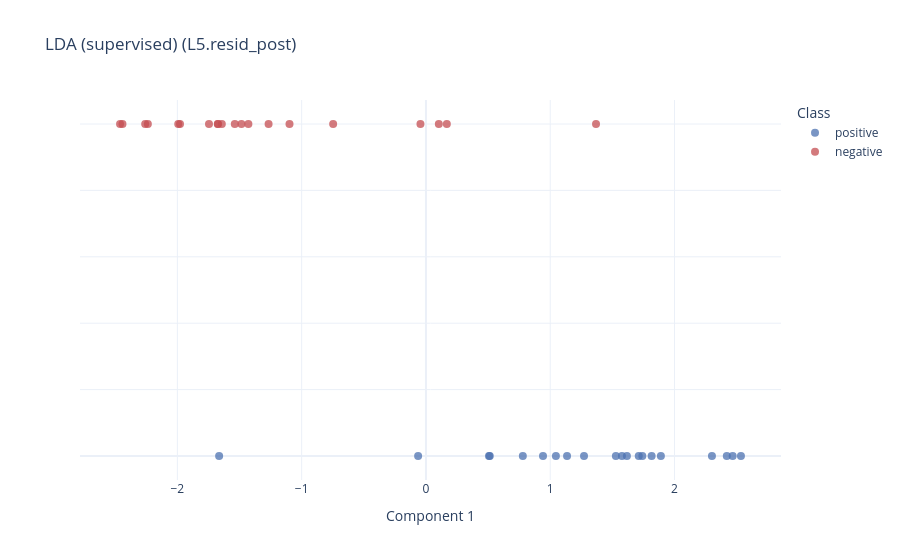

The notebook cell saved with this chart:
### Markdown cell above
## 4. Look at the structure the probe found

Accuracy tells you the concept is readable. It does not show you what the
activations look like. `plot_activation_projection` reduces one layer's
activations to a couple of dimensions and scatters them by class.

It is not auto-dispatched by `Plot`, because it needs you to choose a layer and a
reducer. You supply any scikit-learn-style reducer, so the choice of method stays
yours.

**LDA** is supervised: it finds the axis that best separates the labels. One
component is enough, so the classes are fanned out vertically only to keep the
points from overlapping.

### Code cell
from sklearn.discriminant_analysis import LinearDiscriminantAnalysis

from murano.plotting import plot_activation_projection, save_figure

store = results[keys.RECORD]

fig = plot_activation_projection(
    store,
    probe.best_layer,
    LinearDiscriminantAnalysis(n_components=1),
    label_names=dataset.label_names,
    title="LDA (supervised)",
)
save_figure(fig, f"{OUTPUT_DIR}/plots/projection_lda.png")
fig

### Figure 1 — Plotly figure (JSON) as saved in the notebook; plotly's stock layout.template omitted (floating-point values rounded to 4 significant figures)
{"data": [{"customdata": [0, 1, 2, 3, 4, 5, 6, 7, 8, 9, 10, 11, 12, 13, 14, 15, 16, 17, 18, 19], "hovertemplate": "positive<br>example %{customdata}<extra></extra>", "marker": {"color": "#4c72b0", "opacity": 0.75, "size": 8}, "mode": "markers", "name": "positive", "type": "scatter", "x": [1.816, 2.468, -0.06295, 1.712, 0.5137, 0.9418, 1.577, 1.617, 0.5071, 1.89, 2.301, 0.7796, 2.421, 1.741, 1.272, 1.528, 1.135, 2.534, -1.664, 1.046], "y": [0.0, 0.0, 0.0, 0.0, 0.0, 0.0, 0.0, 0.0, 0.0, 0.0, 0.0, 0.0, 0.0, 0.0, 0.0, 0.0, 0.0, 0.0, 0.0, 0.0]}, {"customdata": [20, 21, 22, 23, 24, 25, 26, 27, 28, 29, 30, 31, 32, 33, 34, 35, 36, 37, 38, 39], "hovertemplate": "negative<br>example %{customdata}<extra></extra>", "marker": {"color": "#c44e52", "opacity": 0.75, "size": 8}, "mode": "markers", "name": "negative", "type": "scatter", "x": [-2.259, -2.442, -0.04417, -1.642, 0.1681, -0.7466, -1.484, -1.979, 0.1037, -1.098, -1.675, -1.538, -1.993, -1.429, -1.746, -2.237, -1.673, -2.461, 1.368, -1.266], "y": [1.0, 1.0, 1.0, 1.0, 1.0, 1.0, 1.0, 1.0, 1.0, 1.0, 1.0, 1.0, 1.0, 1.0, 1.0, 1.0, 1.0, 1.0, 1.0, 1.0]}], "layout": {"legend": {"title": {"text": "Class"}}, "title": {"text": "LDA (supervised) (L5.resid_post)"}, "xaxis": {"title": {"text": "Component 1"}}, "yaxis": {"showticklabels": false, "title": {"text": ""}}}}
